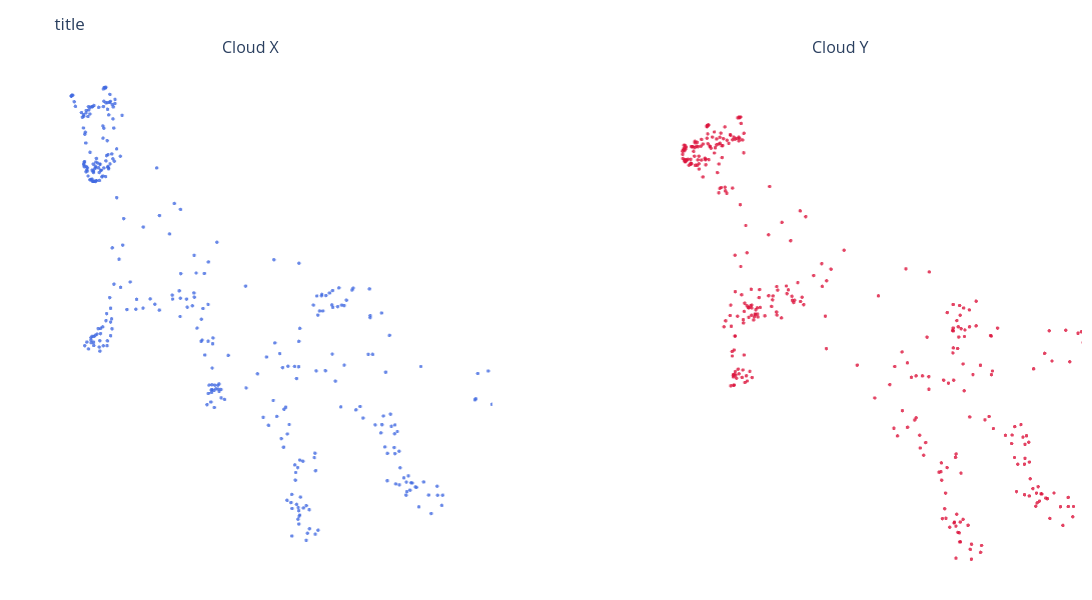

Notebook code cell kept with this figure:
### Markdown cell above
## Visualize the data

### Code cell
# Uncomment and run the following line to visualize the point clouds in an interactive 3D plotly figure
X,Y = clouds[0], clouds[1]
plot_3D_point_clouds_side_by_side(X, Y)

### Figure 1 — Plotly figure (JSON) as saved in the notebook; plotly's stock layout.template omitted (floating-point values rounded to 4 significant figures; data arrays with more than 128 entries replaced by an {"elided": "..."} marker saying what was removed)
{"data": [{"marker": {"color": "royalblue", "opacity": 0.8, "size": 2}, "mode": "markers", "scene": "scene", "type": "scatter3d", "x": {"elided": "346 float values"}, "y": {"elided": "346 float values"}, "z": {"elided": "346 float values"}}, {"marker": {"color": "crimson", "opacity": 0.8, "size": 2}, "mode": "markers", "scene": "scene2", "type": "scatter3d", "x": {"elided": "346 float values"}, "y": {"elided": "346 float values"}, "z": {"elided": "346 float values"}}], "layout": {"annotations": [{"font": {"size": 16}, "showarrow": false, "text": "Cloud X", "x": 0.225, "xanchor": "center", "xref": "paper", "y": 1, "yanchor": "bottom", "yref": "paper"}, {"font": {"size": 16}, "showarrow": false, "text": "Cloud Y", "x": 0.775, "xanchor": "center", "xref": "paper", "y": 1, "yanchor": "bottom", "yref": "paper"}], "height": 600, "legend": {"itemsizing": "constant"}, "margin": {"b": 10, "l": 10, "r": 10, "t": 60}, "scene": {"aspectmode": "data", "bgcolor": "rgba(0,0,0,0)", "domain": {"x": [0, 0.45], "y": [0, 1]}, "xaxis": {"showgrid": false, "showline": false, "showticklabels": false, "visible": false, "zeroline": false}, "yaxis": {"showgrid": false, "showline": false, "showticklabels": false, "visible": false, "zeroline": false}, "zaxis": {"showgrid": false, "showline": false, "showticklabels": false, "visible": false, "zeroline": false}}, "scene2": {"aspectmode": "data", "bgcolor": "rgba(0,0,0,0)", "domain": {"x": [0.55, 1], "y": [0, 1]}, "xaxis": {"showgrid": false, "showline": false, "showticklabels": false, "visible": false, "zeroline": false}, "yaxis": {"showgrid": false, "showline": false, "showticklabels": false, "visible": false, "zeroline": false}, "zaxis": {"showgrid": false, "showline": false, "showticklabels": false, "visible": false, "zeroline": false}}, "showlegend": false, "title": {"text": "title"}, "width": 1200}}
